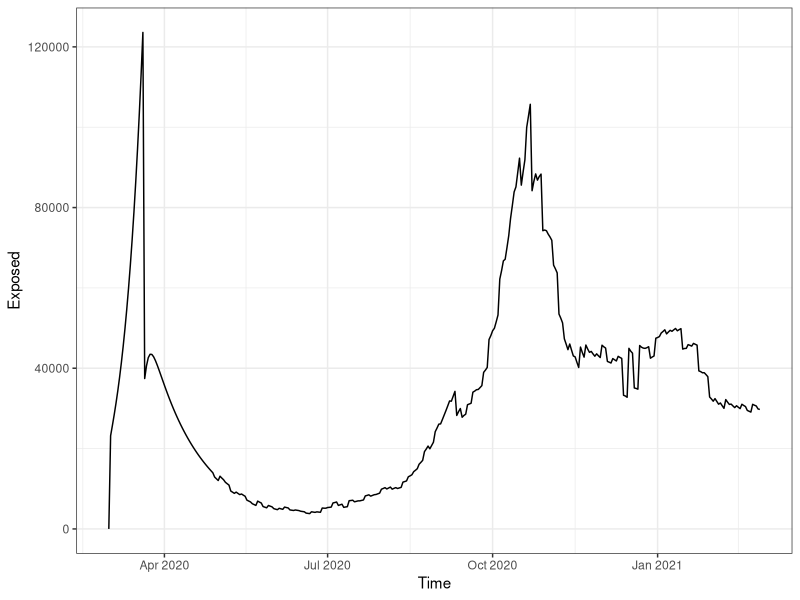
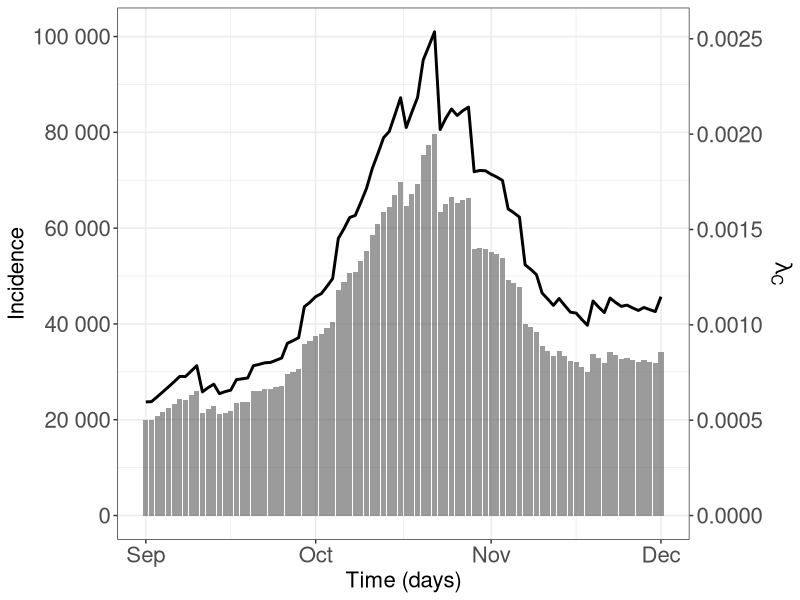
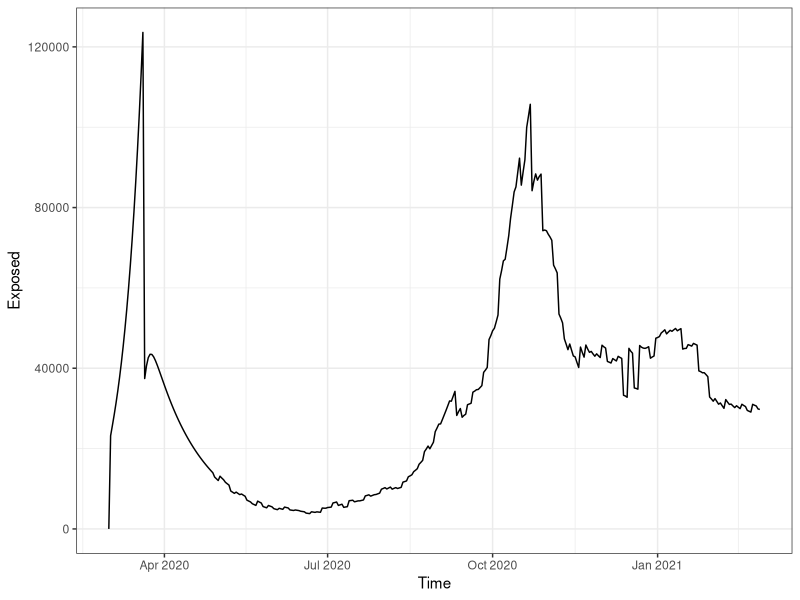
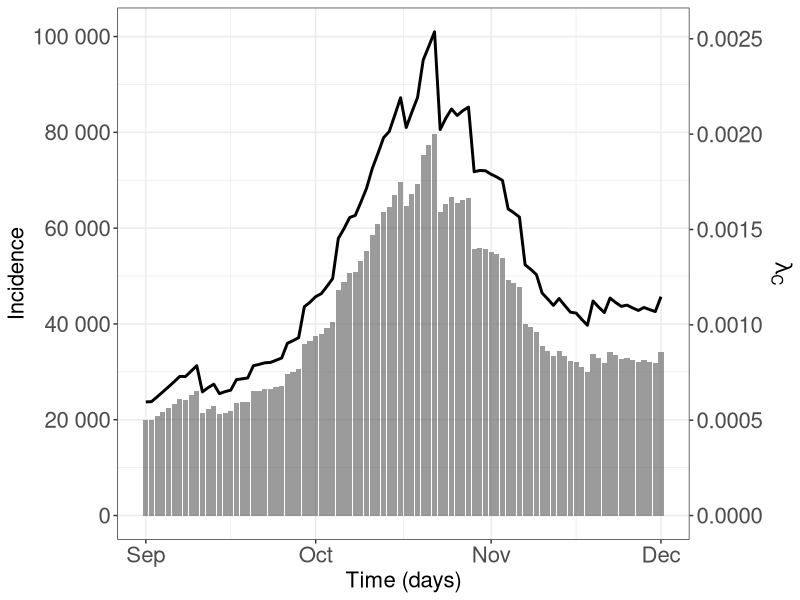

These figures' R source, in order:

library(ggplot2)
library(scales)
library(openxlsx)
library(here)
library(dplyr)
library(lubridate)

df <- read.xlsx(here("data", "extract_results_Laura.xlsx"), rows = c(1:6189)) %>%
  mutate(Time = as_date(Time, origin = "1899-12-30 UTC"))


df %>%
  group_by(Time) %>%
  summarise(Exposed = sum(Exposed)) %>%
  # filter(Time > 44050 & Time < 44150) %>%
  ggplot() +
  geom_line(aes(Time, Exposed)) +
  theme_bw()

ggsave("all_covid.png")

df = df %>%
  select(Time, AgeGroup, Exposed, Susceptible) %>%
  filter(AgeGroup %in% c("20-24", "25-29", "30-34", "35-39", "40-44", "45-49",
                         "50-54", "55-59", "60-64")) %>%
  group_by(Time) %>%
  summarise(Exposed = sum(Exposed), Susceptible = sum(Susceptible)) %>%
  mutate(Proba = Exposed/Susceptible) %>%
  mutate(Taux = -log(1-Proba)) %>%
  ungroup %>%
  filter(!is.nan(Taux)) %>%
  # filter(Time <= as_date("2020-05-30"))
  filter(Time >= as_date("2020-09-01") & Time <= as_date("2020-12-01"))


ggplot(df) +
  geom_col(aes(Time, Exposed), alpha = 0.6) +
  geom_line(aes(Time, Taux*10^(7.6)), linewidth = 1) +
  scale_y_continuous(breaks = seq(0, 100000, 20000), labels = label_number(),
                     sec.axis = sec_axis(transform=~./10^(7.6),
                                         name = bquote(lambda[C]),
                                         breaks = seq(0, 0.003, 0.0005),
                                         labels = label_number())) +
  theme_bw() +
  labs(x = "Time (days)", y = "Incidence") +
  theme(axis.text = element_text(size = 16),
        axis.title = element_text(size = 16))

ggsave(here("figures","community_FOI.png"))
